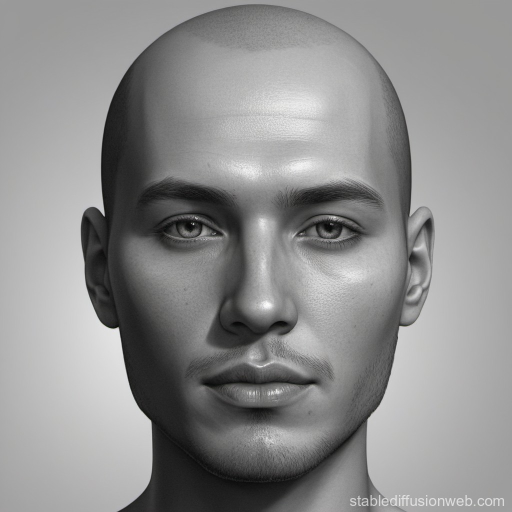
#> input picture Image Manupulation System Open CV/Project folder/64c47081-446f-4ff7-b811-3bb55cabcb35.jpg, 1024 x 1024 px (shown at 1/2 size)
$ jupyter execute 'Assaignment 2.ipynb'
#> lines starting #> are read from the running program, lines starting #| are printed output that depends on the picture
## Take File location from user , then ask the user if he wants to do ## Rotation & flip, adding text, cropping, resizing & scaling, drawing shapes, then run each process according to user's answer and at last ask user for the output file name of the result and save the file

[cell 1]
import cv2

print("Welcome to the Open CV Image Manupulation system.")
name = input("Please Enter your name to start the program....")
#> the answer given: 64c47081-446f-4ff7-b811-3bb55cabcb35.jpg
print(f"Hello {name} welcome to the system. Plese read options carefully to run the processes.")

image_path = input("Enter the Path of the Image on which you want to perform the operations---")
#> the answer given: 64c47081-446f-4ff7-b811-3bb55cabcb35.jpg
image = cv2.imread(image_path)
#> image is the input picture: shape (1024, 1024, 3); mean B, G, R 141.8, 141.9, 141.9

if image is not None:
    height, width, channel = image.shape
#> height = 1024; width = 1024; channel = 3
    print("Image Loaded...")
    print(f"Image Informations.... \nHeight : {height}\nWidth : {width}\nChannel : {channel}")
#> (printed output is left out)

    print("Enter your choice from the following options. (1 - 8)")
    print("1. Resize an Image")
    print("2. Crop Image")
    print("3. Image Rotation")
    print("4. Image Flipping")
    print("5. Draw Line")
    print("6. Draw Rectangle")
    print("7. Draw Circle")
    print("8. Add Text to Image")

    choice = int(input("Enter your choice: "))
#> the answer given: 1

    match choice:

        case 1:
            print("Image Resizing Operation.")
            resized_image = cv2.resize(image, (400, 400))

            cv2.imshow("Original Image", image)
            cv2.imshow("Resized Image", resized_image)
            cv2.waitKey(0)
            cv2.destroyAllWindows()

            output_file_name = input("Enter the output file name...(e.g. output.png or output.jpg)")
            cv2.imwrite(output_file_name, resized_image)
            print(f"File saved as {output_file_name} successfully.")

        case 2:
            print("Image Cropping Operation.")
            y1, y2 = map(int, input("Enter the values of y1 & y2 accordingly...").split())
            x1, x2 = map(int, input("Enter the value of x1 & x2 accordingly...").split())

            croppped_image = image[y1:y2, x1:x2]

            cv2.imshow("Original Image.", image)
            cv2.imshow("Cropped Image", croppped_image)
            cv2.waitKey(0)
            cv2.destroyAllWindows()

            output_file_name = input("Enter the output file name...(e.g. output.png or output.jpg)")
            cv2.imwrite(output_file_name, croppped_image)
            print(f"File saved successfully {output_file_name} successfully.")

        case 3:
            print("Image Rotation Operation.")
            angle = int(input("Enter the angle on which the image will be rotated :"))
            (h, w) = image.shape[:2]

            center = (w // 2, h // 2)
            Matrix = cv2.getRotationMatrix2D(center, angle, 1.0)
            rotated_image = cv2.warpAffine(image, Matrix, (w, h))

            cv2.imshow("Original", image)
            cv2.imshow(f"Rotated {angle} degree", rotated_image)
            cv2.waitKey(0)
            cv2.destroyAllWindows()

            output_file_name = input("Enter the output file name...(e.g. output.png or output.jpg)")
            cv2.imwrite(output_file_name, rotated_image)
            print(f"File saved as {output_file_name} successfully.")

        case 4:
            print("Image Flip Operation.")
            print("Enter how you want to flip the image ? (1 - 3)")
            print("1.Horizontal Image flip\n2.Vertical Image flip\n3.Both Vertically & Horizontally")

            option = int(input("Enter your choice : "))

            if option == 1:
                horizontal_flip = cv2.flip(image, 1)

                cv2.imshow("Horizontally Flipped Image", horizontal_flip)
                cv2.waitKey(0)
                cv2.destroyAllWindows()

                output_file_name = input("Enter the output file name...(e.g. output.png or output.jpg)")
                cv2.imwrite(output_file_name, horizontal_flip)
                print(f"File saved as {output_file_name} successfully.")

            elif option == 2:
                vertical_flip = cv2.flip(image, 0)

                cv2.imshow("Vertically Flipped Image", vertical_flip)
                cv2.waitKey(0)
                cv2.destroyAllWindows()

                output_file_name = input("Enter the output file name...(e.g. output.png or output.jpg)")
                cv2.imwrite(output_file_name, vertical_flip)
                print(f"File saved as {output_file_name} successfully.")

            elif option == 3:
                both_flip = cv2.flip(image, -1)

                cv2.imshow("Both Horizontally & Vertically", both_flip)
                cv2.waitKey(0)
                cv2.destroyAllWindows()

                output_file_name = input("Enter the output file name...(e.g. output.png or output.jpg)")
                cv2.imwrite(output_file_name, both_flip)
                print(f"File saved as {output_file_name} successfully.")

            else:
                print("Wrong choice Entered !")

        case 5:
            print("Line Drawing on image Operation.")
            x1, y1 = map(int, input("Enter the values of x1 & y1 accordingly : ").split())
            x2, y2 = map(int, input("Enter the values of x2, y2 accordingly : ").split())
            thickness = int(input("Enter the thickness of the line : "))
            color = (255, 255, 0)

            cv2.line(image, (x1, y1), (x2, y2), color, thickness)
            cv2.imshow("Line on the image", image)
            cv2.waitKey(0)
            cv2.destroyAllWindows()

        case 6:
            print("Rectangle Drawing on Image Operation.")
            x1, y1 = map(int, input("Enter the values of x1 & y1 accordingly : ").split())
            x2, y2 = map(int, input("Enter the values of x2, y2 accordingly : ").split())
            thickness = int(input("Enter the thickness of the line : "))
            color = (255, 255, 0)

            cv2.rectangle(image, (x1, y1), (x2, y2), color, thickness)
            cv2.imshow("Rectangle on the image", image)
            cv2.waitKey(0)
            cv2.destroyAllWindows()

        case 7:
            print("Circle Drawing on Image Operation.")
            x, y = map(int, input("Enter the values of x & y for circle centre: ").split())
            radius = int(input("Enter the radius of the circle"))
            thickness = int(input("Enter the thickness of the circle"))
            color = (255, 255, 0)

            cv2.circle(image, (x, y), radius, color, thickness)
            cv2.imshow("Circle drawing", image)
            cv2.waitKey(0)
            cv2.destroyAllWindows()

        case 8:
            print("Add text on Image Operation.")
            text_input = input("Enter the text you want to display on the image : ")
            x, y = map(int, input("Enter the values of x & y for the postion of text accordingly : ").split())
            color = (255, 255, 78)
            thickness = int(input("Enter the thickness of the text which will be shown on the image : "))

            new_image = cv2.putText(
                image,
                text_input,
                (x, y),
                cv2.FONT_HERSHEY_SIMPLEX,
                2,
                color,
                thickness
            )

            cv2.imshow(text_input, new_image)
            cv2.waitKey(0)
            cv2.destroyAllWindows()

            output_file_name = input("Enter the output file name...(e.g. output.png or output.jpg)")
            cv2.imwrite(output_file_name, new_image)
            print(f"File saved as {output_file_name} successfully.")

        case _:
            print("Invalid Choice Entered! Process terminated, please start again. Thank You")
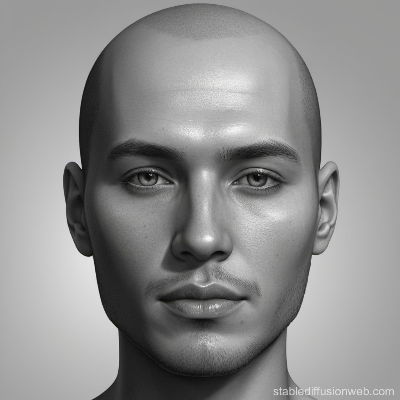
#> window 'Resized Image': shape (400, 400, 3); mean B, G, R 141.7, 141.8, 141.8
#> (key Esc is pressed here)
#> the answer given: 1
